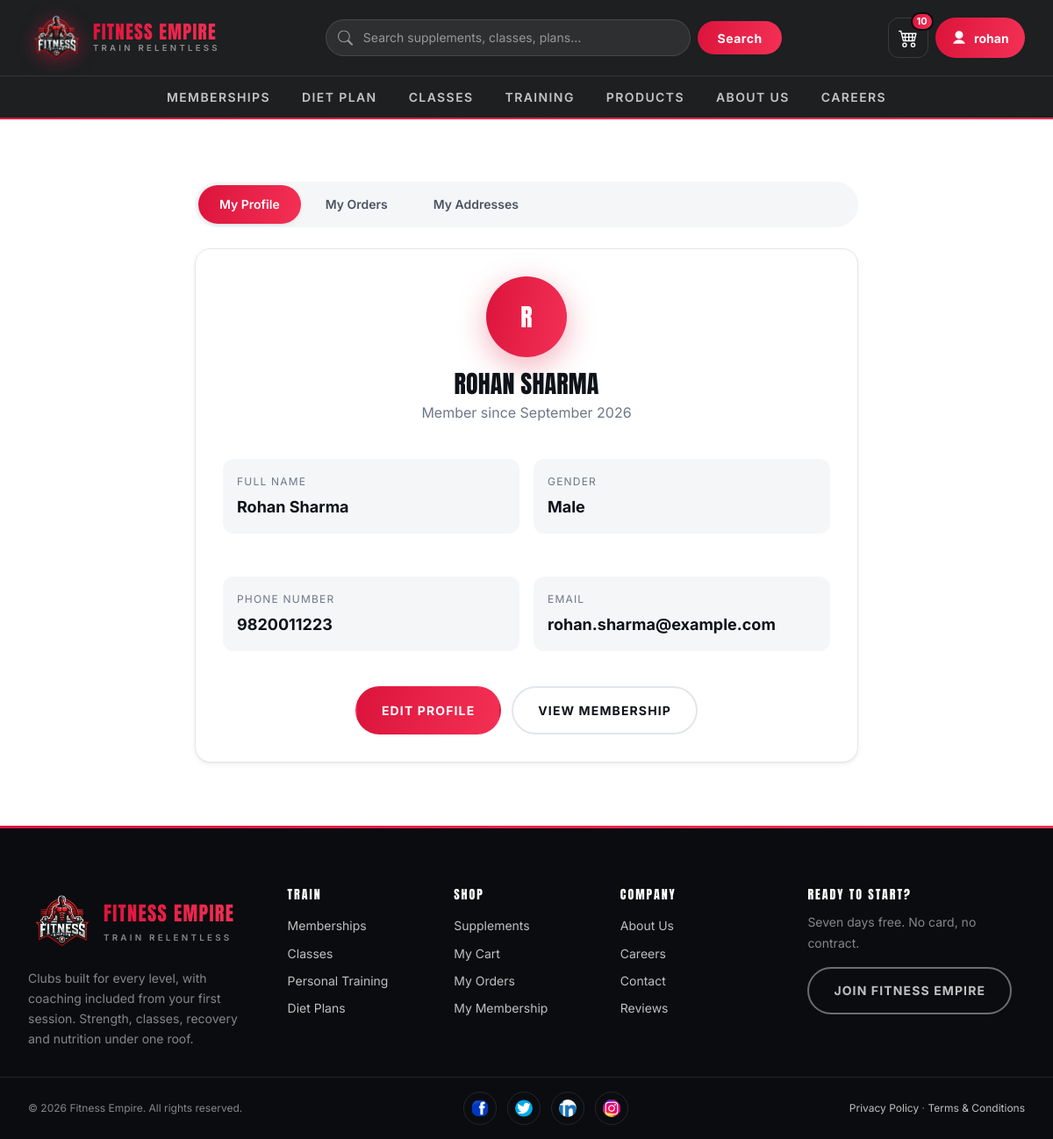
/my_profile/ (signed in), run on the app's committed database.
### FitnessGYM/models.py (models this page shows, shortened)
class UserProfile(models.Model):
    user = models.OneToOneField(User, on_delete=models.CASCADE,null=True,blank=True)  # Link to User model
    full_name = models.CharField(max_length=255)
    gender = models.CharField(max_length=10, choices=[('Male', 'Male'), ('Female', 'Female')])
    phone = models.CharField(max_length=15)
    email = models.EmailField()

### FitnessGYM/views.py (the view)
# urls.py: path('my_profile/', views.my_profile, name='my_profile'),
@login_required(login_url="login")
def my_profile(request):
    profile = UserProfile.objects.filter(user=request.user).first()
    return render(request, "my_profile.html", {"user_profile": profile})

### FitnessGYM/context_processors.py (called while the page is built)
def cart_summary(request):
    user = getattr(request, "user", None)
    if not user or not user.is_authenticated:
        return {"cart_count": 0}
    total = cart.objects.filter(userid=user).aggregate(n=Sum("quantity"))["n"]
    return {"cart_count": total or 0}

### templates/my_profile.html (shortened to what this page needs)
{% extends "base.html" %}
{% load static %}
{% block page_id %}account{% endblock %}
{% block 'main' %}
<section class="section">
    <div class="container container--narrow">
        <ul class="tabs">
            <li><a href="{% url 'my_profile' %}" aria-current="page">My Profile</a></li>
            <li><a href="{% url 'myorders' %}">My Orders</a></li>
            <li><a href="{% url 'my_addresses' %}">My Addresses</a></li>
        </ul>
        <div class="panel">
            {% if user_profile %}
                <div class="text-center" style="margin-bottom:var(--sp-5);">
                    <div class="avatar">{{ user_profile.full_name|first|upper|default:"U" }}</div>
                    <h1 style="font-size:var(--fs-2xl); margin-bottom:var(--sp-1);">{{ user_profile.full_name|default:user.username }}</h1>
                    <p class="muted">Member since {{ user.date_joined|date:"F Y" }}</p>
                </div>
                <div class="detail-grid">
                    <dl class="detail">
                        <dt>Full Name</dt>
                        <dd>{{ user_profile.full_name|default:"Not set" }}</dd>
                    </dl>
                    <dl class="detail">
                        <dt>Gender</dt>
                        <dd>{{ user_profile.gender|default:"Not set" }}</dd>
                    </dl>
                    <dl class="detail">
                        <dt>Phone Number</dt>
                        <dd>{{ user_profile.phone|default:"Not set" }}</dd>
                    </dl>
                    <dl class="detail">
                        <dt>Email</dt>
                        <dd>{{ user_profile.email|default:user.email|default:"Not set" }}</dd>
                    </dl>
                </div>
                <div class="cluster" style="justify-content:center; margin-top:var(--sp-5);">
                    <a href="{% url 'edit_profile' user.id %}" class="btn">Edit Profile</a>
                    <a href="{% url 'profile' %}" class="btn btn--ghost">View Membership</a>
                </div>
            {% else %}
                <div class="empty-state">
                    <h3>Profile not set up yet</h3>
                    <p>Add your details so we can personalise your orders and membership.</p>
                    <a href="{% url 'edit_profile' user.id %}" class="btn">Add Profile</a>
                </div>
            {% endif %}
        </div>
    </div>
</section>
{% endblock 'main' %}

### templates/navbar.html (shortened to what this page needs)
{% load static %}
<nav class="nav" data-nav aria-label="Main">
    <div class="nav__bar">
        <a href="{% url 'home' %}" class="nav__logo" aria-label="Fitness Empire home">
            <img src="{% static 'img/logo_fitness_empire-removebg-preview.webp' %}"
                 alt="" width="62" height="62">
            <span class="nav__wordmark">
                <b>Fitness Empire</b>
                <span>Train Relentless</span>
            </span>
        </a>
        <form method="GET" action="{% url 'searchdata' %}" class="nav__search" role="search">
            <div class="nav__search-field">
                <svg viewBox="0 0 16 16" aria-hidden="true" focusable="false">
                    <path d="M11.742 10.344a6.5 6.5 0 1 0-1.397 1.398h-.001q.44.58.98 1.12l3.85 3.85a1 1 0 0 0 1.415-1.414l-3.85-3.85a7 7 0 0 0-1.12-.98zM12 6.5a5.5 5.5 0 1 1-11 0 5.5 5.5 0 0 1 11 0"/>
                </svg>
                <input type="search" id="nav-search" name="query" value="{{ query|default:'' }}"
                       placeholder="Search supplements, classes, plans..." autocomplete="off">
            </div>
            <button type="submit">Search</button>
        </form>
        <div class="nav__actions">
            <a href="{% url 'viewcart' %}" class="nav__cart" aria-label="View cart">
                {% if cart_count %}<span class="nav__cart-count">{{ cart_count }}</span>{% endif %}
            </a>
            <div class="account" data-account>
                <button type="button" class="account__toggle" aria-expanded="false" aria-haspopup="true">
                    <svg viewBox="0 0 16 16" aria-hidden="true" focusable="false">
                        <path d="M8 9a4 4 0 1 0 0-8 4 4 0 0 0 0 8zM2 14s1-4 6-4 6 4 6 4H2z"/>
                    </svg>
                    <span class="account__name">{% if user.is_authenticated %}{{ user.username }}{% else %}Sign in{% endif %}</span>
                </button>
            </div>
        </div>
    </div>
    <div class="nav__menu" id="nav-menu">
        <div class="nav__menu-inner">
            <a href="{% url 'membershipannual' %}">Memberships</a>
            <a href="{% url 'dietplan' %}">Diet Plan</a>
            <a href="{% url 'all_classes' %}">Classes</a>
            <a href="{% url 'training' %}">Training</a>
            <a href="{% url 'protien' %}">Products</a>
            <a href="{% url 'aboutus' %}">About us</a>
            <a href="{% url 'careers' %}">Careers</a>
        </div>
    </div>
</nav>

### data on the page
UserProfile: full_name|first "R", full_name "ROHAN SHARMA", full_name "Rohan Sharma", gender "Male", phone "9820011223", email "rohan.sharma@example.com"

### other printed values
{{ cart_count }} "10"
{{ user.username }} "rohan"
{{ user.date_joined|date:"F Y" }} "September 2026"
